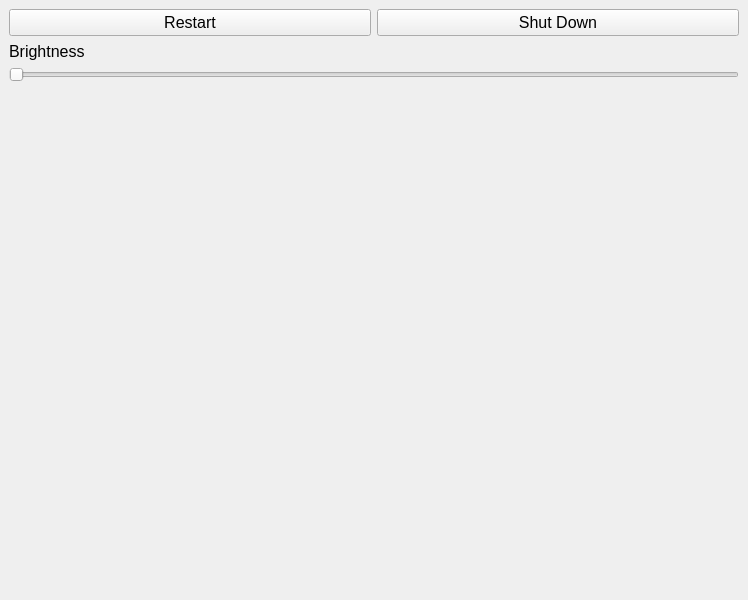
<?xml version="1.0" encoding="UTF-8"?>
<ui version="4.0">
 <class>MainWindow</class>
 <widget class="QMainWindow" name="MainWindow">
  <property name="geometry">
   <rect>
    <x>0</x>
    <y>0</y>
    <width>748</width>
    <height>600</height>
   </rect>
  </property>
  <property name="font">
   <font>
    <pointsize>12</pointsize>
   </font>
  </property>
  <property name="windowTitle">
   <string>MainWindow</string>
  </property>
  <widget class="QWidget" name="centralwidget">
   <layout class="QGridLayout" name="gridLayout">
    <item row="0" column="0">
     <layout class="QVBoxLayout" name="verticalLayout">
      <item>
       <layout class="QHBoxLayout" name="horizontalLayout">
        <item>
         <widget class="QPushButton" name="restartButton">
          <property name="text">
           <string>Restart</string>
          </property>
         </widget>
        </item>
        <item>
         <widget class="QPushButton" name="shutDownButton">
          <property name="text">
           <string>Shut Down</string>
          </property>
         </widget>
        </item>
       </layout>
      </item>
      <item>
       <widget class="QLabel" name="brightnessLabel">
        <property name="text">
         <string>Brightness</string>
        </property>
       </widget>
      </item>
      <item>
       <widget class="QSlider" name="brightnessSlider">
        <property name="sizePolicy">
         <sizepolicy hsizetype="Expanding" vsizetype="Fixed">
          <horstretch>0</horstretch>
          <verstretch>0</verstretch>
         </sizepolicy>
        </property>
        <property name="maximum">
         <number>100</number>
        </property>
        <property name="orientation">
         <enum>Qt::Horizontal</enum>
        </property>
        <property name="tickPosition">
         <enum>QSlider::NoTicks</enum>
        </property>
       </widget>
      </item>
      <item>
       <spacer name="verticalSpacer">
        <property name="orientation">
         <enum>Qt::Vertical</enum>
        </property>
        <property name="sizeHint" stdset="0">
         <size>
          <width>20</width>
          <height>40</height>
         </size>
        </property>
       </spacer>
      </item>
     </layout>
    </item>
   </layout>
  </widget>
 </widget>
 <resources/>
 <connections/>
</ui>
